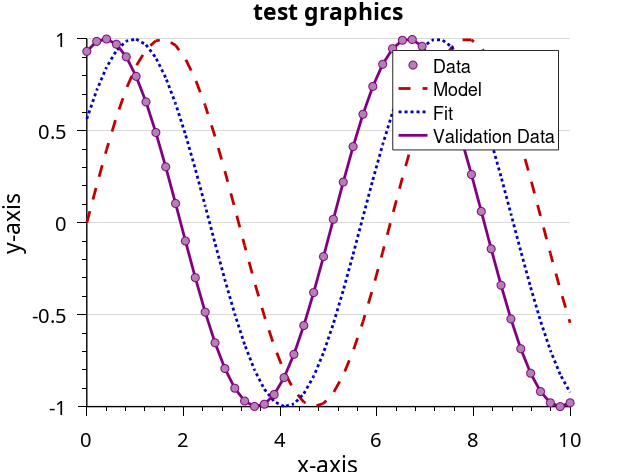

MATLAB code to generate this figure:
clf; clc; clear all;
 
figure_width  = 8*2;
figure_height = 6*2;
FontSize = 11*1.5;
FontName = 'MyriadPro-Regular';
 
xaxis = linspace(0,10,50);
data1 =sin(xaxis);
data2 =sin(xaxis + 0.6);
data3 =sin(xaxis + 1.2);
 
hfig  = figure(1); clf;
    set(gcf, 'units', 'centimeters', 'pos', [0 0 figure_width figure_height])
    % set(gcf, 'Units', 'pixels', 'Position', [100 100 500 375]);
    set(gcf, 'PaperPositionMode', 'auto');
    set(gcf, 'Color', [1 1 1]); % Sets figure background
    set(gca, 'Color', [1 1 1]); % Sets axes background
    set(gcf, 'Renderer', 'painters'); 
 
hLine1 = line(xaxis, data1);
hLine2 = line(xaxis, data2);
hLine3 = line(xaxis, data3);
hdots = line(xaxis, data3);
 
 
set(hLine1                        , ...
  'LineStyle'       , '--'        , ...
  'LineWidth'       , 2           , ... 
  'Color'           , [0.75 0 0]  );
 
set(hLine2                        , ...
  'LineStyle'       , ':'         , ...
  'LineWidth'       , 2           , ...   
  'Color'           , [0 0 0.75]  );
 
set(hLine3                        , ...
  'LineStyle'       , '-'         , ...
  'LineWidth'       , 2           , ...   
  'Color'           , [0.5 0 0.5]  );
 
set(hdots                         , ...
  'LineStyle'       , 'none'      , ...
  'Marker'          , 'o'         , ...
  'MarkerSize'      , 6           , ...
  'MarkerEdgeColor' , [.5 .0 .5]  , ...
  'MarkerFaceColor' , [.7 .5 .7]  );
 
 
hTitle  = title ('test graphics');
hXLabel = xlabel('x-axis');
hYLabel = ylabel('y-axis');
 
hLegend = legend( ...
  [hdots, hLine1, hLine2, hLine3], ...
  'Data' , ...
  'Model'    , ...  
  'Fit'      , ...
  'Validation Data'       , ...  
  'location', 'Best' );
 
  %'Data (\mu \pm \sigma)' , ...
  %'Model (\it{C x^3})'    , ...  
  %'Fit (\it{C x^3})'      , ...
 
set( gca                       , ...
    'FontName'   , FontName );
set([hTitle, hXLabel, hYLabel], ...
    'FontName'   , FontName);
set([hLegend, gca]             , ...
    'FontSize'   , FontSize - 2);
set([hXLabel, hYLabel]  , ...
    'FontSize'   , FontSize    );
set( hTitle                    , ...
    'FontSize'   , FontSize    , ...
    'FontWeight' , 'bold'      );
 
set(gca, ...
  'Box'         , 'off'     , ...
  'TickDir'     , 'out'     , ...
  'TickLength'  , [.02 .02] , ...
  'XMinorTick'  , 'on'      , ...
  'YMinorTick'  , 'on'      , ...
  'YGrid'       , 'on'      , ...
  'XColor'      , [.0 .0 .0], ...
  'YColor'      , [.0 .0 .0], ...
  'YTick'       , -1:0.5:1, ...
  'LineWidth'   , 1.0         );
 
 
% print(gcf, '-r300', 'matlab_opengl.png', '-dpng');
% print(gcf, '-r300', 'matlab_opengl.pdf', '-dpdf');
% print(gcf, '-r300', 'matlab_opengl.eps', '-depsc');
% ghostscriptConvertTo('png', 'matlab_opengl.eps', 'matlab_opengl.eps.png')
 
% print(gcf, '-r300', 'matlab_painters.png', '-dpng');
% print(gcf, '-r300', 'matlab_painters.pdf', '-dpdf');
% print(gcf, '-r300', 'matlab_painters.eps', '-depsc');
% ghostscriptConvertTo('png', 'matlab_painters.eps', 'matlab_painters.eps.png')
% 
% savefig('savefig', 'pdf', 'png', 'eps', '-fonts'); 
% 
% export_fig('exportfig_painters.pdf', '-pdf', '-painters');
% export_fig('exportfig_painters.eps', '-eps', '-painters');
% export_fig('exportfig_painters.png', '-png', '-painters', '-r300');
% 
% export_fig('exportfig_opengl.png', '-png', '-opengl', '-r300');
% 
% plot2svg('plot2svg.svg', hfig);
 
% matlabfrag('matlabfrag.eps','handle',hfig) ;
% mlf2pdf(gcf,'matlabfrag');
 
% latexPackages = ['\renewcommand{\sfdefault}{pmy}\n \renewcommand{\rmdefault}{pmy}'];
% latexfigure(hfig,'latexfigure','eps',latexPackages);
% latexfigure(hfig,'latexfigure','png',latexPackages);
% latexfigure(hfig,'latexfigure','pdf',latexPackages);